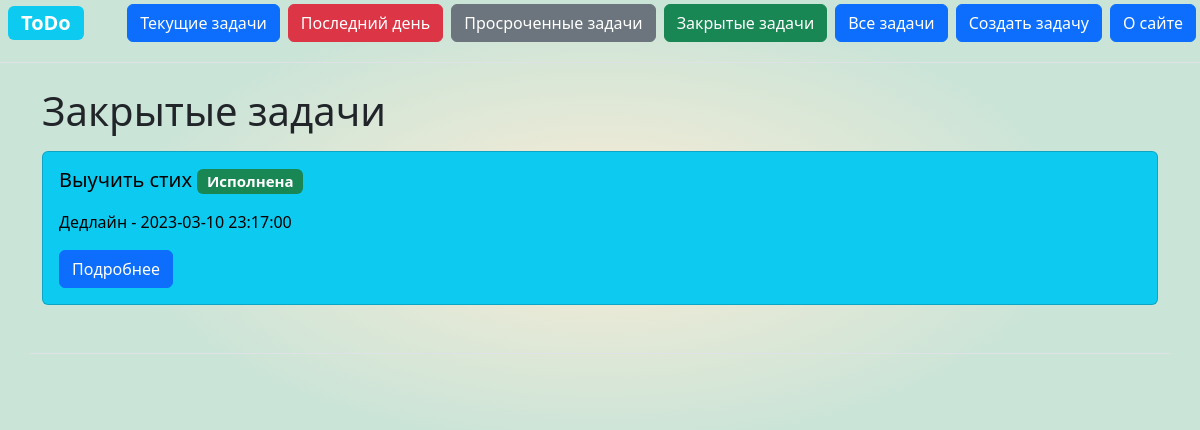
/tasks/completed (signed in), run on the app's committed database.
### task/models.py (models this page shows, shortened)
class Task(db.Model):
    id = db.Column(db.Integer, primary_key=True)
    title = db.Column(db.String(100), nullable=False)
    text = db.Column(db.Text, nullable=False)
    status = db.Column(db.Integer, default=0) #статус задачи: 0 - в работе, 1 - исполнена
    deadline = db.Column(db.DateTime, nullable=False)
    date = db.Column(db.DateTime, default=datetime.utcnow)
    def get_status(self):
        if self.deadline < datetime.now() and self.status != 1:
            return 2 #статус 2 - просрочена
        elif (self.deadline - datetime.now()).days < 1 and self.status != 1:
            return 3 #статус 3 - срочно (меньше суток)
        else:
            return self.status

### task/routes.py (the view)
@app.route('/tasks/completed')
@login_required
def tasks_completed():
    tasks = Task.query.order_by(Task.date.desc()).filter_by(status = 1).all()
    return render_template("tasks_completed.html", tasks=tasks)

### task/models.py (called while the page is built)
    @manager.user_loader
    def load_user(user_id):
        return User.query.get(user_id)

### task/templates/tasks_completed.html (shortened to what this page needs)
{% extends 'base.html' %}
{% block body%}
    <h1>Закрытые задачи</h1>
    {% if tasks %}
    {% for task in tasks %}
        <div class="card-group pt-2">
            <div class="card text-black bg-info" >
               <div class="card-body" bis_skin_checked="1">
                   <h5 class="card-title">{{ task.title }}
                     {% if task.get_status() == 1 %}
                   <span class="badge bg-success text-wrap">Исполнена</span>
                    {% endif %}</p></h5>
                  <p class="card-text">Дедлайн - {{ task.deadline }}</p>
                  <a href="/tasks/{{ task.id }}" class="btn btn-primary">Подробнее</a>
               </div>
            </div>
        </div>
    {% endfor %}
    {% else %}
        <p>Нет завершенных задач</p>
    {% endif %}
{% endblock %}

### task/static/css/main.css (style rules this page uses)
body { background: radial-gradient(40% 50%, #FAECD5, #CAE4D8); }

### data on the page
Task: title "Выучить стих", status "Исполнена", deadline "2023-03-10 23:17:00"
